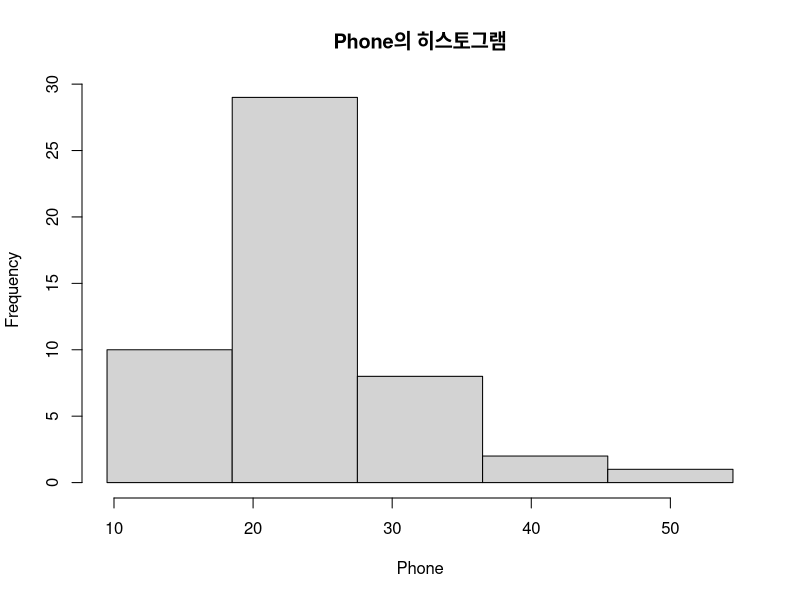

The R source for this figure:
# 휴대전화 사용량 데이터 분석 예제 ------------------------------------------------------

# "Phone"이라는 이름의 변수에 50개 숫자로 이뤄진 벡터 데이터 저장
Phone <- c(10, 37, 22, 32, 18, 15, 15, 18, 22, 15, 20, 25, 38, 28, 25, 30, 20, 22, 18, 22, 22, 12, 22, 26, 22, 32, 22, 23, 20, 23, 23, 20, 25, 51, 20, 25, 26, 22, 26, 28, 28, 20, 23, 30, 12, 22, 35, 11, 20, 25)

# "Phone" 변수의 구조 출력
str(Phone)

# "Phone" 변수의 히스토그램 생성, breaks 값은 세분화 기준
# h = hist(Phone, breaks = 5, main = "Phone의 히스토그램")
h = hist(Phone, breaks = seq(9.5, 54.5, 9), main = "Phone의 히스토그램")

# "Phone" 변수의 줄기-잎 그림 출력
stem(Phone)
